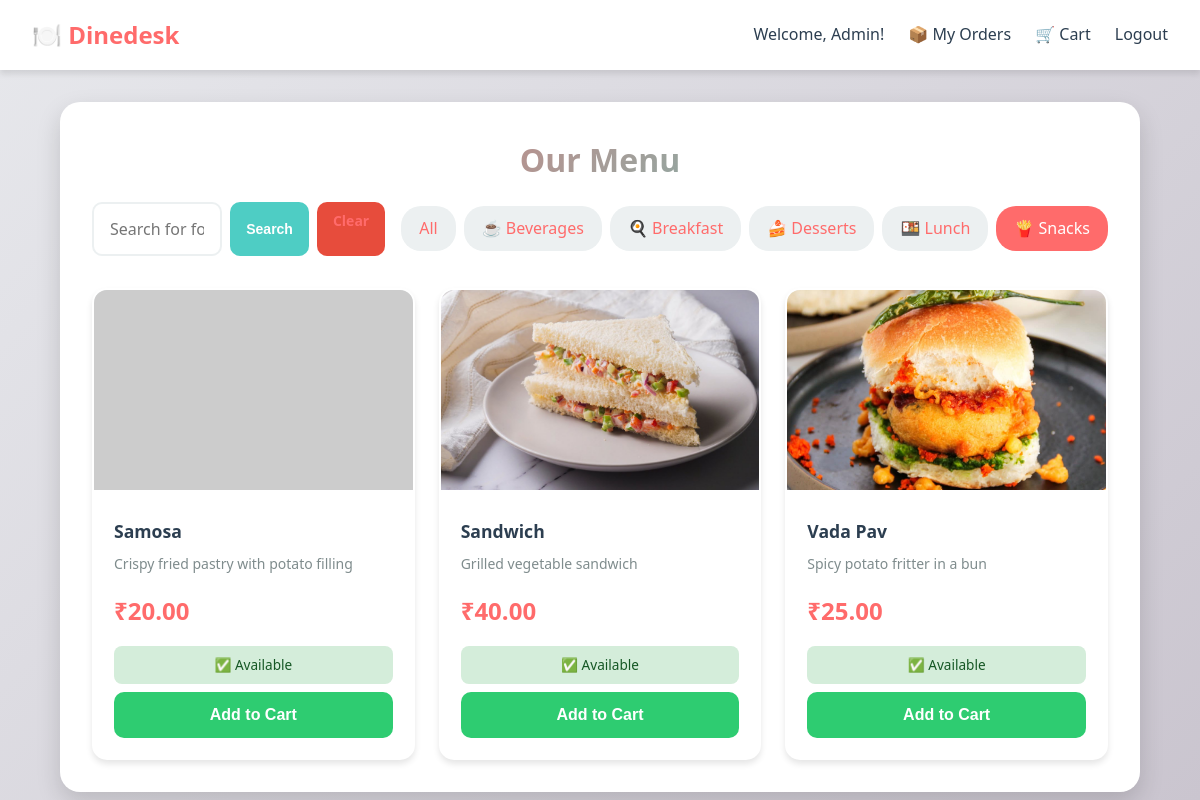
The page /products.php?category=3 (signed in) on the database its author committed.
### tables this page shows
CREATE TABLE categories (
  id INT AUTO_INCREMENT PRIMARY KEY,
  name VARCHAR(50) NOT NULL,
  icon VARCHAR(50),
  created_at TIMESTAMP DEFAULT CURRENT_TIMESTAMP
);

CREATE TABLE products (
  id INT AUTO_INCREMENT PRIMARY KEY,
  category_id INT,
  name VARCHAR(100) NOT NULL,
  description TEXT,
  price DECIMAL(8,2) NOT NULL,
  image VARCHAR(255) DEFAULT 'default.jpg',
  is_active TINYINT(1) DEFAULT 1,
  stock_quantity INT DEFAULT 100,
  created_at TIMESTAMP DEFAULT CURRENT_TIMESTAMP,
  updated_at TIMESTAMP DEFAULT CURRENT_TIMESTAMP ON UPDATE CURRENT_TIMESTAMP,
  FOREIGN KEY (category_id) REFERENCES categories(id) ON DELETE SET NULL,
  INDEX idx_category (category_id),
  INDEX idx_active (is_active)
);

### lib/Database.php (called while the page is built)
<?php
class Database {
    private static $instance = null;
    private $pdo;
    private function __construct() {
        $host = 'localhost';
        $db   = 'canteen_db';
        $user = 'root';
        $pass = '';
        $dsn  = "mysql:host=$host;dbname=$db;charset=utf8mb4";
        $opt  = [
            PDO::ATTR_ERRMODE => PDO::ERRMODE_EXCEPTION,
            PDO::ATTR_DEFAULT_FETCH_MODE => PDO::FETCH_ASSOC
        ];
        $this->pdo = new PDO($dsn, $user, $pass, $opt);
    }
    public static function getInstance() {
        if (self::$instance === null)
            self::$instance = new self();
        return self::$instance;
    }
    public function pdo() {
        return $this->pdo;
    }
}
?>

### models/Product.php (called while the page is built, shortened)
<?php
require_once __DIR__ . '/../lib/Database.php';
class Product {
    private $db;
    public function __construct() {
        $this->db = Database::getInstance()->pdo();
    }
    public function all($category_id = null, $search = null) {
        $query = "SELECT p.*, c.name as category_name, c.icon as category_icon
                  FROM products p
                  LEFT JOIN categories c ON p.category_id = c.id
                  WHERE p.is_active = 1";
        $params = [];
        if ($category_id) {
            $query .= " AND p.category_id = ?";
            $params[] = $category_id;
        }
        $query .= " ORDER BY p.category_id, p.name";
        $stmt = $this->db->prepare($query);
        $stmt->execute($params);
        return $stmt->fetchAll();
    }
    public function getCategories() {
        $stmt = $this->db->query("SELECT * FROM categories ORDER BY name");
        return $stmt->fetchAll();
    }
}
?>

### public/products.php (the view, shortened to what this page needs)
<?php
require_once '../models/Product.php';
$productModel = new Product();
$category_id = $_GET['category'] ?? null;
$search = $_GET['search'] ?? '';
$products = $productModel->all($category_id, $search);
$categories = $productModel->getCategories();
?>
<!DOCTYPE html>
<html lang="en">
<head>
    <link rel="stylesheet" href="assets/styles.css">
</head>
<body>
    <nav class="navbar">
        <a href="products.php" class="brand">🍽️  Dinedesk</a>
        <div class="nav-links">
            <span>Welcome, <?= htmlspecialchars($_SESSION['user']['name']) ?>!</span>
            <a href="orders.php">📦 My Orders</a>
            <a href="cart.php">
                🛒 Cart
            </a>
            <a href="logout.php">Logout</a>
        </div>
    </nav>
    <div class="full-container">
        <h1>Our Menu</h1>
        <div class="filter-section">
            <div class="search-box">
                <form method="GET" action="products.php" style="display: flex; gap: 0.5rem;">
                    <input type="text" name="search" placeholder="Search for food..."
                           value="<?= htmlspecialchars($search) ?>" style="flex: 1;">
                    <button type="submit" class="btn-secondary btn-sm">Search</button>
                    <?php if ($search || $category_id): ?>
                        <a href="products.php" class="btn btn-sm" style="background: #e74c3c;">Clear</a>
                    <?php endif; ?>
                </form>
            </div>
            <div class="category-filters">
                <a href="products.php" class="category-btn <?= !$category_id ? 'active' : '' ?>">
                    All
                </a>
                <?php foreach ($categories as $cat): ?>
                    <a href="products.php?category=<?= $cat['id'] ?>"
                       class="category-btn <?= $category_id == $cat['id'] ? 'active' : '' ?>">
                        <?= $cat['icon'] ?> <?= htmlspecialchars($cat['name']) ?>
                    </a>
                <?php endforeach; ?>
            </div>
        </div>
        <?php if (empty($products)): ?>
            <div class="empty-state">
                <div class="empty-state-icon">🔍</div>
                <h3>No items found</h3>
                <p>Try adjusting your search or filters</p>
            </div>
        <?php else: ?>
            <div class="products-grid">
                <?php foreach ($products as $p): ?>
                    <div class="product-card">
                        <?php
                        if (!empty($p['image']) && file_exists('assets/images/products/' . $p['image'])) {
                            $imageSrc = 'assets/images/products/' . $p['image'];
                        } else {
                            $imageSrc = 'https://via.placeholder.com/300x200?text=' . urlencode($p['name']);
                        }
                        ?>
                        <img src="<?= $imageSrc ?>"
                             alt="<?= htmlspecialchars($p['name']) ?>"
                             onerror="this.src='https://via.placeholder.com/300x200?text=No+Image'">
                        <div class="card-body">
                            <h3><?= htmlspecialchars($p['name']) ?></h3>
                            <p class="description"><?= htmlspecialchars($p['description']) ?></p>
                            <div class="price">₹<?= number_format($p['price'], 2) ?></div>
                            <?php if ($p['stock_quantity'] <= 0): ?>
                                <div style="background: #fee; color: #c00; padding: 0.5rem; border-radius: 8px; text-align: center; margin-bottom: 0.5rem; font-weight: bold;">
                                    ⚠️ Out of Stock
                                </div>
                            <?php elseif ($p['stock_quantity'] <= 10): ?>
                                <div style="background: #fff3cd; color: #856404; padding: 0.5rem; border-radius: 8px; text-align: center; margin-bottom: 0.5rem; font-size: 0.85rem;">
                                    ⏳ Limited Stock
                                </div>
                            <?php else: ?>
                                <div style="background: #d4edda; color: #155724; padding: 0.5rem; border-radius: 8px; text-align: center; margin-bottom: 0.5rem; font-size: 0.85rem;">
                                    ✅ Available
                                </div>
                            <?php endif; ?>
                            <div class="card-footer">
                                <?php if ($p['stock_quantity'] > 0): ?>
                                    <form class="add-to-cart-form" style="flex: 1;">
                                        <button type="submit" class="btn-success" style="width: 100%;">
                                            Add to Cart
                                        </button>
                                    </form>
                                <?php else: ?>
                                    <button class="btn" style="width: 100%; background: #aaa; cursor: not-allowed;" disabled>
                                        Out of Stock
                                    </button>
                                <?php endif; ?>
                            </div>
                        </div>
                    </div>
                <?php endforeach; ?>
            </div>
        <?php endif; ?>
    </div>
</body>
</html>

### public/assets/styles.css (style rules this page uses)
* { margin: 0; padding: 0; box-sizing: border-box; }
:root { --primary: #ff6b6b; --primary-dark: #ee5a52; --secondary: #4ecdc4; --accent: #ffd93d; --dark: #2c3e50; --light: #ecf0f1; --success: #2ecc71; --warning: #f39c12; --danger: #e74c3c; --white: #ffffff; --shadow: 0 4px 6px rgba(0,0,0,0.1); --shadow-lg: 0 10px 25px rgba(0,0,0,0.15); }
body { font-family: 'Segoe UI', Tahoma, Geneva, Verdana, sans-serif; background: linear-gradient(135deg, #e7e8ec 0%, #cac5cf 100%); min-height: 100vh; color: var(--dark); line-height: 1.6; }
.navbar { background: var(--white); padding: 1rem 2rem; box-shadow: var(--shadow); display: flex; justify-content: space-between; align-items: center; position: sticky; top: 0; z-index: 1000; }
.navbar .brand { font-size: 1.5rem; font-weight: bold; color: var(--primary); text-decoration: none; }
.navbar .nav-links { display: flex; gap: 1.5rem; align-items: center; }
.navbar .nav-links a { text-decoration: none; color: var(--dark); font-weight: 500; transition: color 0.3s; display: flex; align-items: center; gap: 0.3rem; }
.full-container { width: 90%; max-width: 1200px; margin: 2rem auto; padding: 2rem; background: var(--white); border-radius: 20px; box-shadow: var(--shadow-lg); }
h1, h2, h3 { margin-bottom: 1rem; color: var(--dark); }
h1 { font-size: 2rem; text-align: center; background: linear-gradient(135deg, var(--primary), var(--secondary)); -webkit-background-clip: text; -webkit-text-fill-color: transparent; background-clip: text; }
input[type="text"], input[type="email"], input[type="password"], input[type="tel"], input[type="number"], select, textarea { width: 100%; padding: 0.875rem 1rem; border: 2px solid var(--light); border-radius: 10px; font-size: 1rem; transition: all 0.3s; font-family: inherit; }
button, .btn { padding: 0.875rem 1.5rem; border: none; border-radius: 10px; font-size: 1rem; font-weight: 600; cursor: pointer; transition: all 0.3s; text-decoration: none; display: inline-block; text-align: center; }
.btn-secondary { background: var(--secondary); color: var(--white); }
.btn-success { background: var(--success); color: var(--white); }
.btn-sm { padding: 0.5rem 1rem; font-size: 0.875rem; }
.filter-section { margin-bottom: 2rem; display: flex; gap: 1rem; flex-wrap: wrap; align-items: center; }
.search-box { flex: 1; min-width: 250px; }
.category-filters { display: flex; gap: 0.5rem; flex-wrap: wrap; }
.category-btn { padding: 0.5rem 1rem; background: var(--light); border: 2px solid transparent; border-radius: 20px; cursor: pointer; transition: all 0.3s; font-weight: 500; }
.category-btn.active { background: var(--primary); color: var(--white); }
.products-grid { display: grid; grid-template-columns: repeat(auto-fill, minmax(250px, 1fr)); gap: 1.5rem; margin-top: 2rem; }
.product-card { background: var(--white); border-radius: 15px; overflow: hidden; box-shadow: var(--shadow); transition: all 0.3s; border: 2px solid transparent; }
.product-card img { width: 100%; height: 200px; object-fit: cover; background: var(--light); }
.product-card .card-body { padding: 1.25rem; }
.product-card h3 { font-size: 1.1rem; margin-bottom: 0.5rem; color: var(--dark); }
.product-card .description { font-size: 0.875rem; color: #7f8c8d; margin-bottom: 1rem; display: -webkit-box; -webkit-line-clamp: 2; line-clamp: 2; -webkit-box-orient: vertical; overflow: hidden; }
.product-card .price { font-size: 1.5rem; font-weight: bold; color: var(--primary); margin-bottom: 1rem; }
.product-card .card-footer { display: flex; gap: 0.5rem; align-items: center; }
a { color: var(--primary); text-decoration: none; transition: color 0.3s; }

### rows shown on the page
categories: icon "☕", name "Beverages"
categories: icon "🍳", name "Breakfast"
categories: icon "🍰", name "Desserts"
categories: icon "🍱", name "Lunch"
categories: icon "🍟", name "Snacks"
products: name "Samosa", description "Crispy fried pastry with potato filling", price "20.00", stock_quantity "✅ Available"
products: image (picture), name "Sandwich", description "Grilled vegetable sandwich", price "40.00", stock_quantity "✅ Available"
products: image (picture), name "Vada Pav", description "Spicy potato fritter in a bun", price "25.00", stock_quantity "✅ Available"

### other values the page prints
$_SESSION['user']['name'] "Admin"
